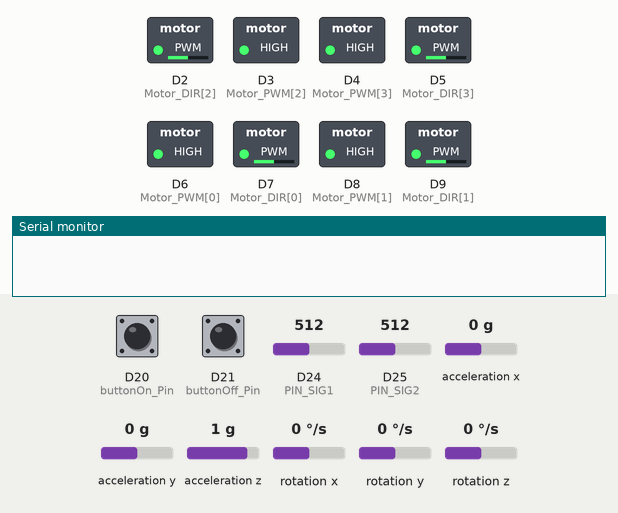
The sketch below on a simulated Arduino Due. Parts: switched loads named in the sketch (green lamp = pin HIGH), the last lines printed to the serial monitor. The test bench sets the inputs (shaded band); at power-on: D20 (buttonOn_Pin) HIGH, rotation z 0 °/s, D24 (PIN_SIG1) = 512, D25 (PIN_SIG2) = 512, acceleration z 1 g, D21 (buttonOff_Pin) HIGH, acceleration x 0 g, acceleration y 0 g, rotation x 0 °/s, rotation y 0 °/s (analog values on the 0–1023 scale). Pins used as bus, display or sensor lines are not drawn.

Above: at 1.7 s.
1.8 s: D20 (buttonOn_Pin) pulled LOW for 0.15 s
At 3.1 s:
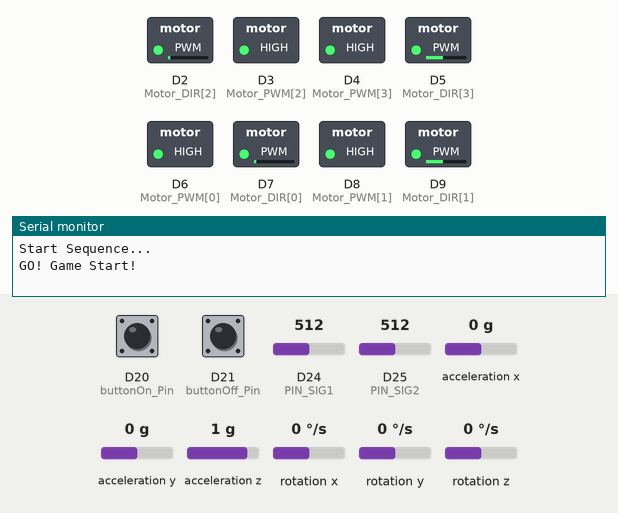
3.4 s: rotation z set to -192 °/s
At 3.9 s:
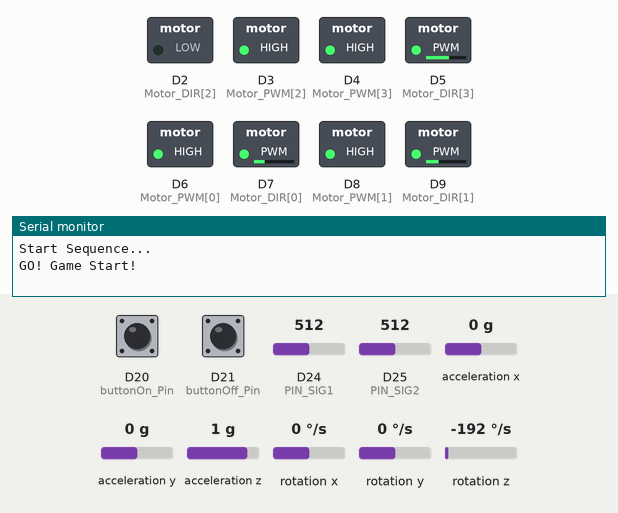
At 4.53 s:
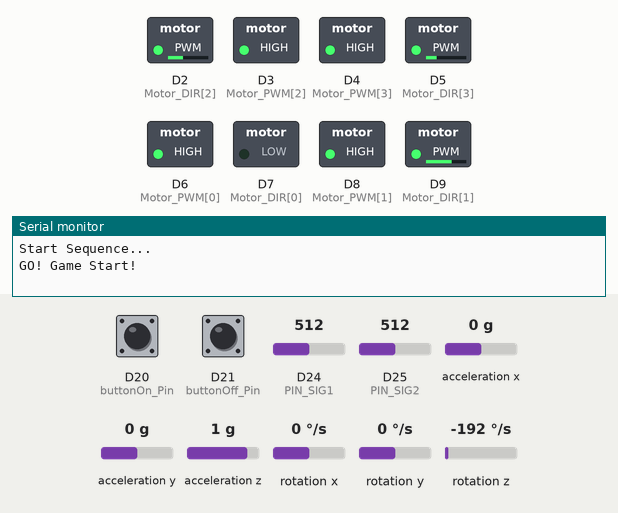
6.4 s: D24 (PIN_SIG1) set to 490
At 6.71 s:
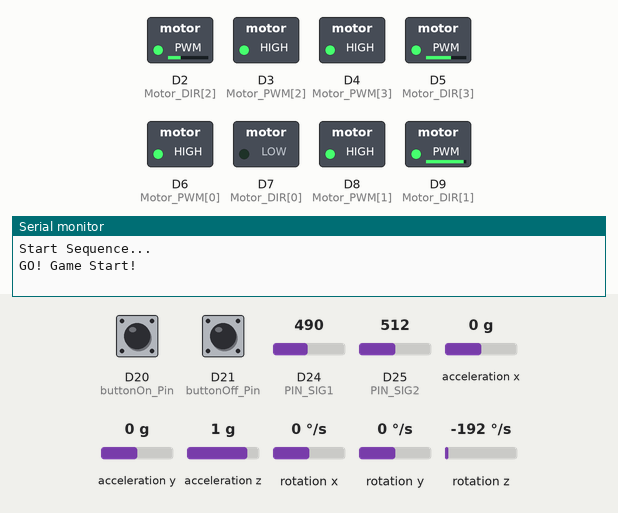
9.4 s: D25 (PIN_SIG2) set to 490
12.4 s: acceleration z set to -1.4 g
15.4 s: D24 (PIN_SIG1) set to 510
Timing chart, 0 to 19.4 s (numbered marks = the images above; inputs shaded):
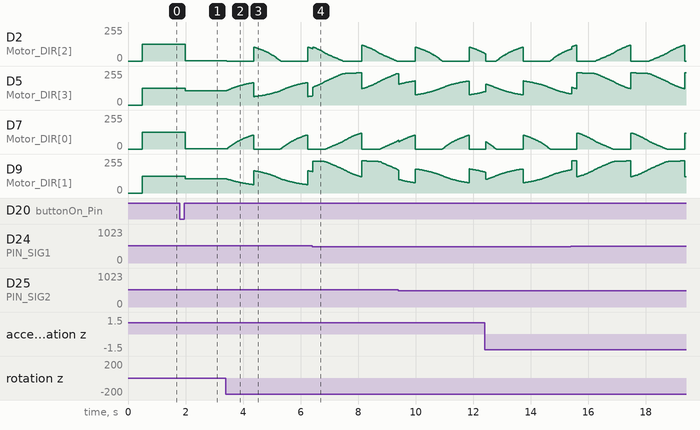

The sketch:

base.ino
```cpp
#include <math.h>
#include "I2Cdev.h"
#include "MPU6050_6Axis_MotionApps20.h"
#include "Wire.h"

#define gyro_p 0.8

//////// GAME MODE (1:デバッグ表示あり, 0:本番用) //////////
int game_mode = 0;

// 回り込みのための計算式の係数
#define CIRC_BASE pow(0.6, 1.0 / 20.0)
#define CIRC_WEIGHT 3.5

#define STRAIGHT_SPEED 60
#define CIRC_SPEED     50

/////// ボタン関連
const int buttonOn_Pin = 20;   // BUTTON1
const int buttonOff_Pin = 21;  // BUTTON2
bool game_flag = 0;
int game_start = 0;

// タイムアウト設定 (ms)
const unsigned long TIMEOUT_MS = 5;

// --- 変数定義 ---
double print_data[32];

// ★モータピン
int Motor_DIR[4] = {7,9,2,5};
int Motor_PWM[4] = {6,8,3,4};
int speed_pwm = 0;
double face_rad = 0.0;
int Motor_angle[4] = {45, 135, 225, 315};
double Motor_rad[4] = {0.0, 0.0, 0.0, 0.0};
double Motor_rev[4] = {1, -1, -1, 1};
double power[4] = {0.0, 0.0, 0.0, 0.0};
int speed = 0;

int recent_line_angle[10] = {999,999,999,999,999,999,999,999,999,999};
int line_time = 0;

bool yellow_flag = 0;
int  yellow_angle = 0;
bool blue_flag   = 0;
int  blue_angle   = 0;
int goal_angle = 0;

/////// ir関連 ///////

// --- 三角関数テーブル ---
float cos_table[32];
float sin_table[32];

const int PIN_MUX_S0 = 26;
const int PIN_MUX_S1 = 27;
const int PIN_MUX_S2 = 28;
const int PIN_MUX_S3 = 29;
const int PIN_SIG1   = 24;
const int PIN_SIG2   = 25;

// --- 設定 ---
const int MAX_ADC_VAL = 4095;
const int SENSOR_THRESHOLD = 500;

// --- グローバル変数 ---
int ir_values[32];
int ball_flag = 0;

float ir_deg_all = 0.0;
float ir_dist_all = 0.0;

int MAX_value = 0;
int MAX_pin = 0;

float ir_deg_part = 0.0;
float ir_dist_part = 0.0;

float sum_x_all = 0;
float sum_y_all = 0;
float sum_x_part = 0;
float sum_y_part = 0;
float ball_angle = 0;
float ball_dist = 0;

// --- ジャイロ変数 ---
MPU6050 mpu;
uint8_t devStatus;
uint16_t packetSize;
uint8_t fifoBuffer[64];
Quaternion q;
VectorFloat gravity;
float ypr[3];
double current_yaw = 0.0;

int ir_flag = 0;
int ir_angle = 0;
int ir_dist = 255;

int line_flag = 0;
int line_angle = 0;
byte sensor_raw[4];
int line_check[32];

// ==========================================
// ジャイロ初期化
// ==========================================
void setupMPU() {
  Wire.begin();
  Wire.setClock(400000);
  mpu.initialize();
  devStatus = mpu.dmpInitialize();

  mpu.setXAccelOffset(-1811);
  mpu.setYAccelOffset(-1108);
  mpu.setZAccelOffset(960);
  mpu.setXGyroOffset(72);
  mpu.setYGyroOffset(-9);
  mpu.setZGyroOffset(0);

  if (devStatus == 0) {
    mpu.CalibrateAccel(6);
    mpu.CalibrateGyro(6);
    mpu.setDMPEnabled(true);
    packetSize = mpu.dmpGetFIFOPacketSize();
  } else {
    Serial.print("DMP Initialization failed.");
  }
}

// ==========================================
// ジャイロ値取得
// ==========================================
double getYawPitchRoll() {
  if (mpu.dmpGetCurrentFIFOPacket(fifoBuffer)) {
    mpu.dmpGetQuaternion(&q, fifoBuffer);
    mpu.dmpGetGravity(&gravity, &q);
    mpu.dmpGetYawPitchRoll(ypr, &q, &gravity);

    double mpu_degree = ypr[0] * 180 / M_PI;
    print_data[18] = mpu_degree;
    current_yaw = mpu_degree;
  }
  return current_yaw;
}

// ==========================================
// Setup
// ==========================================
void setup() {
  Serial.begin(115200);
  Serial3.begin(115200);
  Serial4.begin(115200);

  setupMPU();

  pinMode(buttonOn_Pin, INPUT_PULLUP);
  pinMode(buttonOff_Pin, INPUT_PULLUP);

  pinMode(PIN_MUX_S0, OUTPUT);
  pinMode(PIN_MUX_S1, OUTPUT);
  pinMode(PIN_MUX_S2, OUTPUT);
  pinMode(PIN_MUX_S3, OUTPUT);

  pinMode(PIN_SIG1, INPUT);
  pinMode(PIN_SIG2, INPUT);

  analogReadResolution(12);  // 0-4095
  analogWriteResolution(12); // 0-4095でPWM出力

  for(int i = 0; i < 4; i++){
    pinMode(Motor_PWM[i], OUTPUT);
    pinMode(Motor_DIR[i], OUTPUT);
    analogWriteFrequency(Motor_DIR[i], 20000);

    digitalWrite(Motor_PWM[i], HIGH);

    analogWrite(Motor_DIR[i], 2048);

    Motor_rad[i] = Motor_angle[i] * M_PI / 180.0;
  }

  for(int i = 0; i < 32; i++){
    cos_table[i] = cos(11.25 * i * M_PI / 180.0);
    sin_table[i] = sin(11.25 * i * M_PI / 180.0);
  }
}


// ==========================================
// モーター出力
// ==========================================
void Motor(int Motor_num, int motor_speed) {
    int pwm_val = 2048 + motor_speed;
    if (pwm_val > 4095) pwm_val = 4095;
    if (pwm_val < 0)   pwm_val = 0;

    digitalWrite(Motor_PWM[Motor_num], HIGH);
    analogWrite(Motor_DIR[Motor_num], pwm_val);
}

// ==========================================
// 移動関数
// ==========================================
void MotorDrive(int face_angle, int speed_per, int gyro_val) {
  speed_pwm = 2048 * speed_per / 100;
  face_rad = face_angle * M_PI / 180.0;

  for (int i = 0; i < 4; i++) {
    power[i] = (sin(Motor_rad[i] - face_rad) * speed_pwm + gyro_val*10) * Motor_rev[i];
  }

  double max_val = 0.0;
  for (int i = 0; i < 4; i++){
    if (abs(power[i]) > max_val){
      max_val = abs(power[i]);
    }
  }

  double ratio = 1.0;
  if (max_val > 2048.0){
    ratio = 2048.0 / max_val;
  }

  for(int i = 0; i < 4; i++){
    int final_power = (int)(power[i] * ratio);
    Motor(i, final_power);
  }
}

// ==========================================
// アナログマルチプレクサ IR読み取り
// ==========================================
void sensor_read(){
  ball_flag = 0;
  MAX_value = 0;
  MAX_pin = 0;

  for (int i = 0; i < 16; i++) {
    digitalWriteFast(PIN_MUX_S0, (i >> 0) & 1);
    digitalWriteFast(PIN_MUX_S1, (i >> 1) & 1);
    digitalWriteFast(PIN_MUX_S2, (i >> 2) & 1);
    digitalWriteFast(PIN_MUX_S3, (i >> 3) & 1);

    delayMicroseconds(20);

    // 読み取り (0-15番)
    analogRead(PIN_SIG1);
    int raw1 = analogRead(PIN_SIG1);
    ir_values[i] = MAX_ADC_VAL - raw1;
    if(ir_values[i] < 0) ir_values[i] = 0;

    // 読み取り (16-31番)
    analogRead(PIN_SIG2);
    int raw2 = analogRead(PIN_SIG2);
    ir_values[i + 16] = MAX_ADC_VAL - raw2;
    if(ir_values[i + 16] < 0) ir_values[i + 16] = 0;
  }

  for (int i = 0; i < 32; i++){
    if (ir_values[i] > MAX_value){
      MAX_value = ir_values[i];
      MAX_pin = i;
    }
  }

  if (MAX_value > SENSOR_THRESHOLD){
    ball_flag = 1;
  } else {
    ball_flag = 0;
  }
}

// ==========================================
// 角度計算
// ==========================================
void calc_angle(){

  // ---  全センサー計算 (ALL) ---
  sum_x_all = 0.0;
  sum_y_all = 0.0;

  for (int i = 0; i < 32; i++){
      sum_x_all += cos_table[i] * ir_values[i]; // ★テーブル参照に変更
      sum_y_all += sin_table[i] * ir_values[i]; // ★テーブル参照に変更
  }

  // 角度
  float rad_all = atan2(sum_y_all, sum_x_all);
  if (rad_all < 0) rad_all += M_PI * 2;
  ir_deg_all = rad_all * 180.0 / M_PI;

  ////  検証の結果すべてのセンサーを使う距離計算はうまくいかなかったため、削除 ////


  // --- 部分センサー計算 (Part) ---
  sum_x_part = 0.0;
  sum_y_part = 0.0;

  // MAX_pinを中心に前後計算
  for (int k = -6; k <= 6; k++){
      int idx = (MAX_pin + k + 32) % 32; // リングバッファ

      sum_x_part += cos_table[idx] * ir_values[idx]; // ★テーブル参照に変更
      sum_y_part += sin_table[idx] * ir_values[idx]; // ★テーブル参照に変更
  }

  // 角度
  float rad_part = atan2(sum_y_part, sum_x_part);
  if (rad_part < 0) rad_part += M_PI * 2;
  ir_deg_part = rad_part * 180.0 / M_PI;

  // 距離 (安全対策)
  double mag_sq_part = sum_x_part * sum_x_part + sum_y_part * sum_y_part;
  if (mag_sq_part > 1.0) {
    ir_dist_part = log(mag_sq_part);
  } else {
    ir_dist_part = 0;
  }
  if (ir_dist_part > 20.6) {
    ir_dist_part = 20.6;
  }
  ir_dist_part = (20.6 - ir_dist_part) * 100;
}

void get_ball_angle(){
  sensor_read();

  if (ball_flag == 1){
    calc_angle();
  } else {
    ir_deg_all = 0;
    ir_dist_all = 0;
    ir_deg_part = 0;
    ir_dist_part = 0;
  }

  if ( ir_dist_part > 40){
    ball_angle = ir_deg_all;
  }else{
    ball_angle = ir_deg_all;
  }
}

// ==========================================
// ライン取得
// ==========================================
void line_read(){
  while (Serial4.available()) Serial4.read();

  Serial4.write(254);

  unsigned long start_time = millis();
  while (Serial4.available() < 8) {
    if (millis() - start_time > TIMEOUT_MS) return;
  }

  if (Serial4.read() == 254) {
    byte r_flag = Serial4.read();
    byte r_ang_low = Serial4.read();
    byte r_ang_high = Serial4.read();

    byte s0_7   = Serial4.read();
    byte s8_15  = Serial4.read();
    byte s16_23 = Serial4.read();
    byte s24_31 = Serial4.read();

    line_flag = r_flag;
    line_angle = r_ang_low | (r_ang_high << 7);

    sensor_raw[0] = s0_7;
    sensor_raw[1] = s8_15;
    sensor_raw[2] = s16_23;
    sensor_raw[3] = s24_31;
  }

  for (int i = 0; i < 4; i++) {
    for (int bit = 0; bit < 8; bit++) {
      int sensor_num = i * 8 + bit;
      if ( (sensor_raw[i] >> bit) & 1 ) {
        line_check[sensor_num] = 1;
      } else {
        line_check[sensor_num] = 0;
      }
    }
  }
}

// ==========================================
// ゴール取得
// ==========================================
void camera_read() {
    Serial3.write(253);

    uint32_t startTime = millis();
    while (Serial3.available() < 7) {
        if (millis() - startTime > 5) return;
    }

    uint8_t header = Serial3.read();

    if (header == 253) {
        yellow_flag = (Serial3.read() == 1);
        uint8_t y_low = Serial3.read();
        uint8_t y_high = Serial3.read();
        yellow_angle = y_low | (y_high << 7);

        blue_flag = (Serial3.read() == 1);
        uint8_t b_low = Serial3.read();
        uint8_t b_high = Serial3.read();
        blue_angle = b_low | (b_high << 7);

        goal_angle = 0;

        if (yellow_flag && blue_flag) {
            int y_diff = min(yellow_angle, abs(180 - yellow_angle));
            if (yellow_angle > 180) y_diff = min(y_diff, 360 - yellow_angle);

            int b_diff = min(blue_angle, abs(180 - blue_angle));
            if (blue_angle > 180) b_diff = min(b_diff, 360 - blue_angle);

            if (y_diff <= b_diff) {
                goal_angle = yellow_angle;
            } else {
                goal_angle = blue_angle;
            }
        } else if (yellow_flag) {
            goal_angle = yellow_angle;
        } else if (blue_flag) {
            goal_angle = blue_angle;
        }
    }
}

// ==========================================
// Main Loop
// ==========================================
void loop() {
  double gyro_val = getYawPitchRoll() * gyro_p ;
  speed = 0;

  if (game_flag == 1){
    line_read();
    get_ball_angle();
    camera_read();

    // --- ライン処理 ---
    if (line_flag == 1){
      recent_line_angle[line_time] = line_angle;
      if(line_time > 0){
        if(recent_line_angle[line_time] > 180 && recent_line_angle[line_time - 1] < 180){
          line_angle = recent_line_angle[line_time - 1];
        }
        if(recent_line_angle[line_time] < 180 && recent_line_angle[line_time - 1] > 180){
          line_angle = recent_line_angle[line_time - 1];
        }
      }
      MotorDrive(line_angle + 180, 70, gyro_val);

      if(line_time < 9){
        line_time ++;
      }else{
        line_time = 0;
      }
      delay(3);
    }
    // --- ボール処理 ---
    else if(ball_flag == 1){
        line_time = 0;
        for (int i = 0; i < 10; i++){
            recent_line_angle[i] = 999;
        }

        int move_angle = 0;
        float calc_ang = ball_angle;

        if (ball_angle > 180) {
            calc_ang = ball_angle - 360;
        }

        float circ_exp = pow(CIRC_BASE, ball_dist * 2.0);
        float move_angle_temp = calc_ang + constrain(calc_ang * circ_exp * CIRC_WEIGHT, -90, 90);

        if (abs(move_angle_temp) < 20 && ball_dist < 10) {
            speed = 80;
        } else {
            speed = 100;
        }

        if (move_angle_temp < 0) {
            move_angle_temp = move_angle_temp + 360;
        }
        move_angle = (int)move_angle_temp;

        MotorDrive(move_angle, speed, gyro_val);
    } else {
        MotorDrive(0, 0, gyro_val);
    }

    // --- デバッグ表示 ---
    if (game_mode == 1){
      Serial.print("Gyro:"); Serial.print(gyro_val);
      Serial.print(" | IR_Ang:"); Serial.print(ball_angle);
      Serial.print(" | Dist:"); Serial.print(ball_dist);
      Serial.print(" | Spd:"); Serial.print(speed);
      Serial.print(" | Line:"); Serial.print(line_flag);
      Serial.print(" | Goal_Ang:"); Serial.print(goal_angle);
      Serial.println();
    }

    // --- ストップボタン ---
    if (digitalRead(buttonOff_Pin) == LOW) {
        delay(20);
        if (digitalRead(buttonOff_Pin) == LOW) {
          game_start = 0;
          game_flag = 0;
          MotorDrive(0, 0, 0);
          Serial.println("Game Stop");
          while(digitalRead(buttonOff_Pin) == LOW) delay(10);
        }
    }

  } else {
    // --- スタートボタン ---
    if (digitalRead(buttonOn_Pin) == LOW) {
        delay(20);
        if (digitalRead(buttonOn_Pin) == LOW) {
          game_start = 1;
          game_flag = 0;
          Serial.println("Start Sequence...");
          while(digitalRead(buttonOn_Pin) == LOW) delay(10);
        }
    }

    // --- スタート準備 (姿勢制御) ---
    if (game_start == 1) {
      if ((gyro_val >= 60 && gyro_val <= 200) || (gyro_val <= -60 && gyro_val >= -200)) {
         MotorDrive(0, 0, 20);
         Serial.println("Stabilizing...");
      } else {
         game_start = 0;
         game_flag = 1;
         Serial.println("GO! Game Start!");
      }
    } else {
       delay(100);
    }
  }
}
```

Measured:
- after the input at 1.8 s, D2 (Motor_DIR[2]), D7 (Motor_DIR[0]): 127/255 → 1/255 after 0.18 s; D5 (Motor_DIR[3]), D9 (Motor_DIR[1]): 127/255 → 107/255 after 0.18 s
- after the input at 3.4 s, D2 (Motor_DIR[2]): ramps from 104/255 to 0/255 and jumps back, once every 1.9 s; D5 (Motor_DIR[3]): ramps from 63/255 to 168/255 and jumps back, once every 1.9 s; D7 (Motor_DIR[0]): ramps from 0/255 to 105/255 and jumps back, once every 1.9 s; D9 (Motor_DIR[1]): ramps from 167/255 to 62/255 and jumps back, once every 1.9 s
